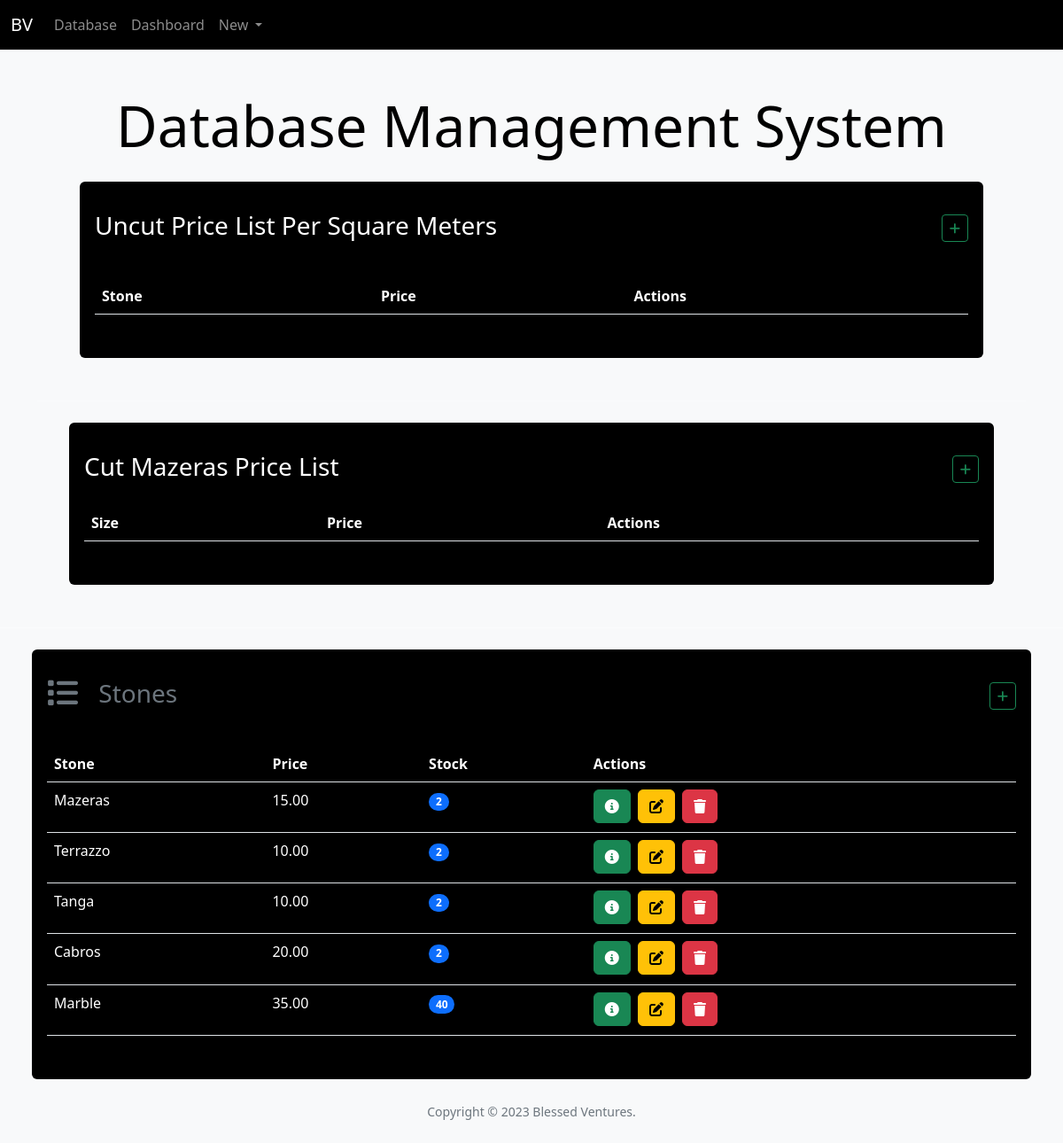
/, run on an earlier commit of the app's database.
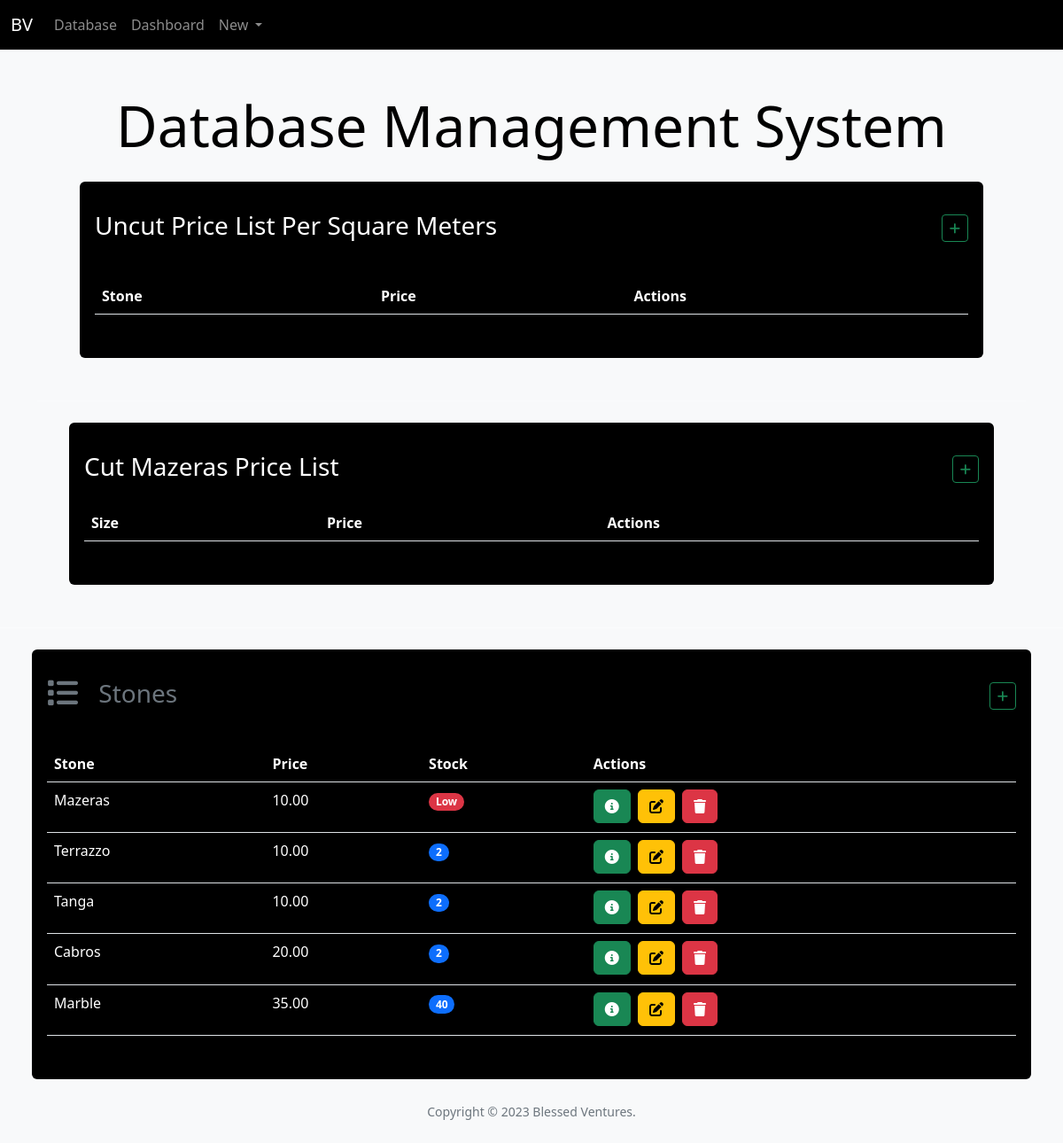
And on a later commit of the database.
### mazeras/models.py (models this page shows, shortened)
class Stone(models.Model):
    name = models.CharField(max_length=100)
    description = models.TextField()
    price = models.DecimalField(max_digits=10, decimal_places=2)
    stock = models.PositiveIntegerField(default=0)

### mazeras/views.py (the view)
# urls.py: path('', views.index, name='index'),
def index(request):
    page = "| Home"
    stones = Stone.objects.all()
    projects = Project.objects.all()
    context = {
        'page': page,
        'stones': stones,
        'projects': projects,
    }
    return render(request, 'mazeras/index.html', context)

### mazeras/templates/mazeras/index.html (shortened to what the changed rows need)
{% extends 'mazeras/base.html' %}{% load static %} {% block body %}
<h1 class="m-4 text-black text-center display-3">Database Management System</h1>
<div class="container-fluid">
  <div class="row">
    <div class="col-12">
      <div class="card bg-black text-white ms-4 me-4 mb-4">
        <div class="card-body">
          <p class="card-text">
            <div class="table-responsive">
              <table class="table text-white ">
                <thead>
                  <tr>
                      <th scope="col">Stone</th>
                      <th scope="col">Price</th>
                      <th scope="col">Actions</th>
                  </tr>
                </thead>
              </table>
            </div>
          </p>
        </div>
        </div>
      </div>
    </div>
  </div>
</div>
  <div class="container-fluid">
    <div class="row">
      <div class="col-12">
        <div class="card bg-black text-white ms-4 me-4 mb-4">
          <div class="card-body">
            <div class="table-responsive">
              <table class="table text-white ">
                  <thead>
                  <tr>
                      <th scope="col">Size</th>
                      <th scope="col">Price</th>
                      <th scope="col">Actions</th>
                  </tr>
                  </thead>
              </table>
              </div>
          </div>
        </div>
      </div>
    </div>
  </div>
</div>
  <div class="container-fluid">
    <div class="row">
      <div class="col-12">
        {% if stones %}
        <div class="card bg-black text-white ms-4 me-4 mb-4">
          <div class="card-body">
            <p class="card-text">
              <div class="table-responsive">
                  <table class="table text-white ">
                      <thead>
                      <tr>
                          <th scope="col">Stone</th>
                          <th scope="col">Price</th>
                          <th scope="col">Stock</th>
                          <th scope="col">Actions</th>
                      </tr>
                      </thead>
                      <tbody>
                      {% for stone in stones %}
                      <tr>
                          <td>{{ stone.name }}</td>
                          <td>{{ stone.price }}</td>
                          <td>
                            {% if stone.stock <= 1 %}
                            <span><p class="badge rounded-pill bg-danger">Low</p></span>
                            {% else %}
                            <span><p class="badge rounded-pill bg-primary">{{ stone.stock }}</p></span>
                            {% endif %}
                          </td>
                          <td>
                              <button type="button" href="{% url 'view_stone' stone.id %}" class="btn btn-success me-1" data-bs-toggle="modal" data-bs-target="#exampleModal{{ stone.id }}">
                                <i class="fa-solid fa-circle-info"></i>
                              </button>
                              <a href="{% url 'edit' stone.id %}" class="btn btn-warning me-1"><i class="fa-solid fa-pen-to-square"></i></a>
                              <button
                              data-bs-toggle="modal"
                              data-bs-target="#delete{{ stone.id }}"
                              type="button"
                              class="btn btn-danger ">
                              <i class="fa-solid fa-trash"></i>
                              </button>
                          </td>
                      </tr>
                      {% endfor %}
                      </tbody>
                  </table>
              </div>
            </p>
          </div>
        </div>
        {% else %}
        <h5 class="alert alert-primary ms-4 me-4">No Stones In Stock</h5>
        {% endif %}
      </div>
    </div>
  </div>
{% endblock %}

What changed in the data, as far as the page shows it:
changed Stone "Mazeras": price "15.00" → "10.00"; stock "2" → (not shown); now shows "Low"
